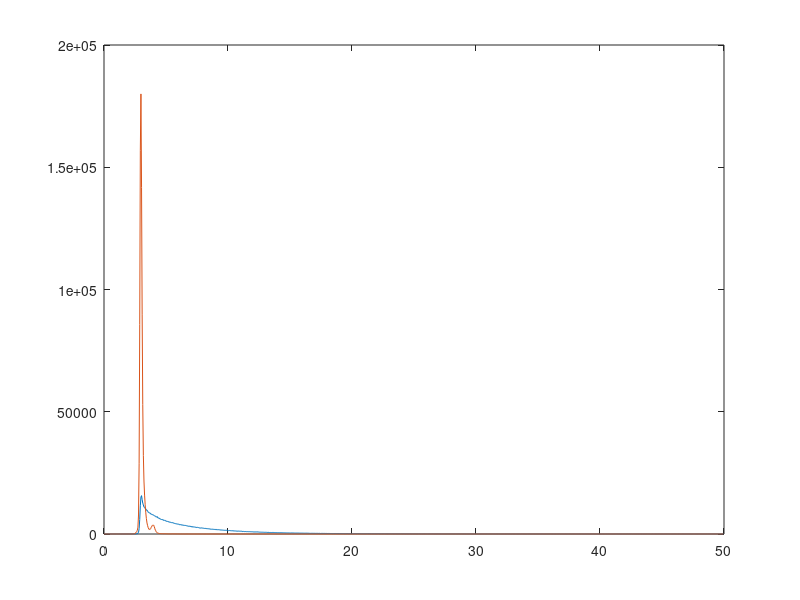

The MATLAB source for this figure: (Note: this script raises an error after producing the figure.)
close all; clear; clc;

%% Load data
D = csvread('data_1.csv',1,0);
%D = csvread('data_2.csv',1,0);
t = D(:,1); y1 = D(:,2);

D = csvread('irf.csv',1,0);
irf = D(:,2);

%% Plot
figure(1); clf;
plot(t,y1,t,irf);
a = gca; a.YScale = 'log';
grid on; box on; axis square;

%% Preprocess irf
% Noise floor ought to be removed from the irf, and then added back up
% after the convolution. Otherwise the parts of the signal which are
% ought to be flat (e.g. pre t0 counts), are not.
smooth = @(x,N) conv(x,(1-cos( 2*pi*linspace(0,1,N+3)))./(N+2),'same'); % Hann-window smoothing
irf2 = smooth(irf,0); % Smooth irf a little bit
irf_noise_floor = median(irf2); % Estimate the noise floor
irf2 = irf2 - irf_noise_floor;
irf2 = irf2./sum(irf2); % Normalise irf to unit 
irf_fun = @(k) interp1(t,irf2,k,'linear',0);
irf_cell = {irf_fun,irf_noise_floor}; % <- To be passed to the optimisation function

%% Make up weights vector
w = smooth(log10(y1),11); w(isnan(w)|isinf(w)) = 0;
w = w.^2; % Prop. to sqyare signal
w = w./max(w); % Normalise
w = 0.05+0.95*w; % Still care about noise floor somewhat

%% Fit single exponential with a noise floor and irf
f = @(p) optimfun_irf(p,t,log10(y1),irf_cell,[],false);
p0 = [0, 3, 1e4, 10];
pf = fminsearch(f,p0);
[~,m] = optimfun_irf(pf,t,log10(y1),irf_cell,[],true);

%% Fit double exponential with a noise floor and irf
f = @(p) optimfun_irf(p,t,log10(y1),irf_cell,w,false);
p0 = [0, 3, 7e3, 4.5, 1e4, 0.3];
options = optimset('Display','iter','MaxFunEvals',1e6,'MaxIter',1e4);
pf = fminsearch(f,p0,options);
[~,m] = optimfun_irf(pf,t,log10(y1),irf_cell,w,true);

%% Fit tripple exponential with a noise floor and irf

f = @(p) optimfun_irf(p,t,log10(y1),irf_cell,w,false);
p0 = [0, 0, 6e3, 4.5, 4.7e3, 1.7, 3.6e4, 0.05]; % <- Good starting point
options = optimset('Display','iter','MaxFunEvals',1e6,'MaxIter',1e4);
pf = fminsearch(f,p0,options);
%options = optimoptions('patternsearch','Display','iter');
%pf = patternsearch(f,p0,[],[],[],[],[],[],[],options);
[~,m] = optimfun_irf(pf,t,log10(y1),irf_cell,w,true); % Plot and get

%% Same thing but with t0 and noise floor fixed at 0
% Also tripple exponential
f = @(p) optimfun_irf([0,0,p],t,log10(y1),irf_cell,w,false);
p0 = [3e3, 4.5, 2e4, 3, 2.5e4, 1];
p0 = [6e3 4.5 4.7e3 1.7 3.6e4, 0.05];
options = optimset('Display','iter','MaxFunEvals',1e6,'MaxIter',1e4);
pf = fminsearch(f,p0,options);
[~,m] = optimfun_irf([0,0,pf],t,log10(y1),irf_cell,w,true); % Plot and get 